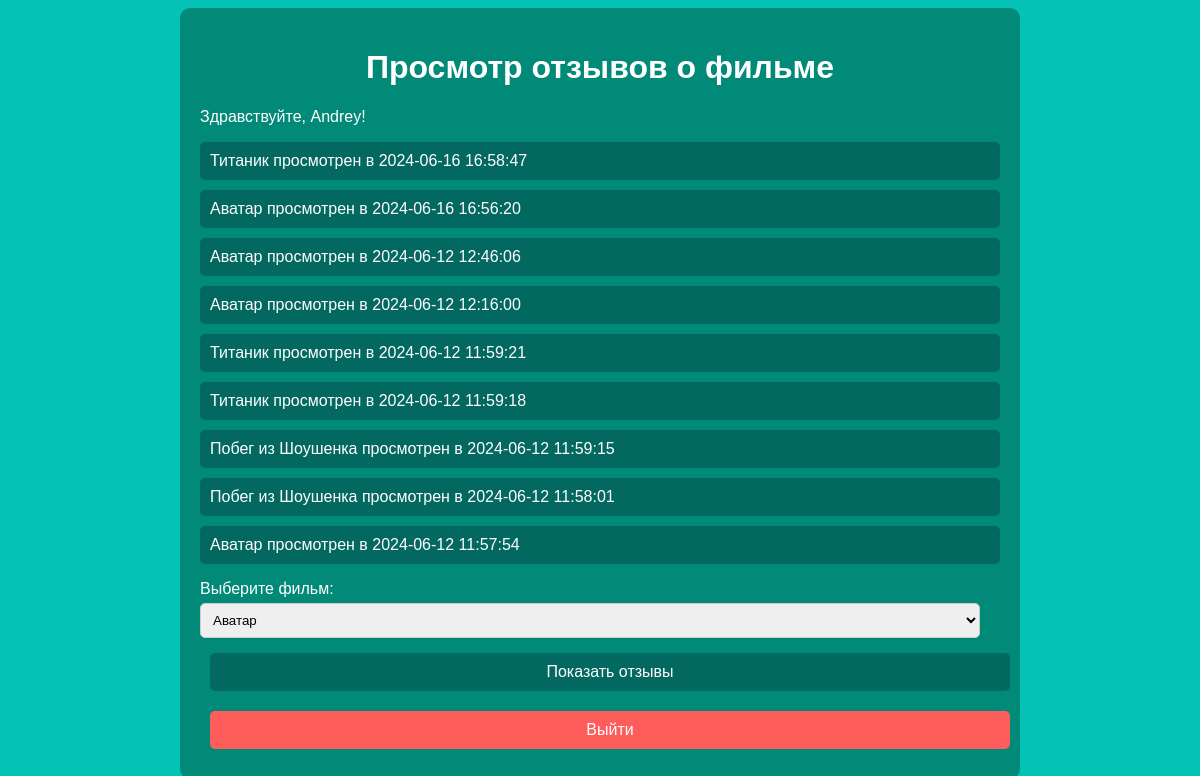
Page /index (signed in) on the committed database.
### tables this page shows
CREATE TABLE users (
        id INTEGER PRIMARY KEY AUTOINCREMENT,
        username TEXT NOT NULL UNIQUE,
        password TEXT NOT NULL
    );

CREATE TABLE user_logs (
        id INTEGER PRIMARY KEY AUTOINCREMENT,
        user_id INTEGER,
        film_name TEXT,
        timestamp DATETIME DEFAULT CURRENT_TIMESTAMP
    );

### routes.py (the view)
def index():
    username = session.get('username')
    user_logs = []
    if username:
        user_row = execute_query('SELECT id FROM users WHERE username = ?', (username,))
        if user_row:
            user_id = user_row[0][0]
            user_logs = execute_query('SELECT film_name, timestamp FROM user_logs WHERE user_id = ? ORDER BY timestamp DESC', (user_id,))
    return render_template('index.html', username=username, user_logs=user_logs)

### database.py (called while the page is built)
def execute_query(query, values=None):
    conn = sqlite3.connect(DATABASE_NAME)
    cursor = conn.cursor()
    if values:
        cursor.execute(query, values)
    else:
        cursor.execute(query)
    conn.commit()
    result = cursor.fetchall()
    conn.close()
    return result

### templates/index.html (shortened to what this page needs)
<!DOCTYPE html>
<html lang="en">
<head>
</head>
<body>
    <div class="container">
        <h1>Просмотр отзывов о фильме</h1>
        {% if username %}
        <p>Здравствуйте, {{ username }}!</p>
        <ul>
            {% for log in user_logs %}
            <li>{{ log[0] }} просмотрен в {{ log[1] }}</li>
            {% endfor %}
        </ul>
        {% else %}
        <p>Здравствуйте, Гость!</p>
        {% endif %}
        <form id="filmForm" action="/reviews" method="post">
            <label for="film_id">Выберите фильм:</label>
            <select name="film_id" id="film_id">
                <option value="251733">Аватар</option>
            </select>
            <button type="submit" class="film-button">Показать отзывы</button>
        </form>
        <form action="/" method="get">
            <button type="submit" class="exit-button">Выйти</button>
        </form>
    </div>
</body>
</html>

### templates/index.html (style rules this page uses)
body { background-color: #04c3b6; font-family: Arial, sans-serif; color: #fff; }
h1 { text-align: center; }
.container { max-width: 800px; margin: 0 auto; padding: 20px; background-color: #028a79; border-radius: 10px; }
.film-button, .exit-button { margin: 10px; padding: 10px 20px; color: #fff; border: none; border-radius: 5px; cursor: pointer; display: inline-block; text-align: center; }
.film-button { background-color: #036960; }
.exit-button { background-color: #ff5c5c; }
ul { list-style-type: none; padding: 0; }
li { background-color: #036960; margin: 10px 0; padding: 10px; border-radius: 5px; }
label { display: block; margin-top: 10px; }
select { width: calc(100% - 20px); padding: 8px; margin: 5px 0; border: 1px solid #ccc; border-radius: 5px; }
button { display: block; width: 100%; padding: 10px; margin: 10px 0; background-color: #036960; border: none; border-radius: 5px; color: #fff; font-size: 16px; cursor: pointer; }

### rows in the picture
users: username "Andrey"
user_logs: film_name "Титаник", timestamp "2024-06-16 16:58:47"
user_logs: film_name "Аватар", timestamp "2024-06-16 16:56:20"
user_logs: film_name "Аватар", timestamp "2024-06-12 12:46:06"
user_logs: film_name "Аватар", timestamp "2024-06-12 12:16:00"
user_logs: film_name "Титаник", timestamp "2024-06-12 11:59:21"
user_logs: film_name "Титаник", timestamp "2024-06-12 11:59:18"
user_logs: film_name "Побег из Шоушенка", timestamp "2024-06-12 11:59:15"
user_logs: film_name "Побег из Шоушенка", timestamp "2024-06-12 11:58:01"
user_logs: film_name "Аватар", timestamp "2024-06-12 11:57:54"
